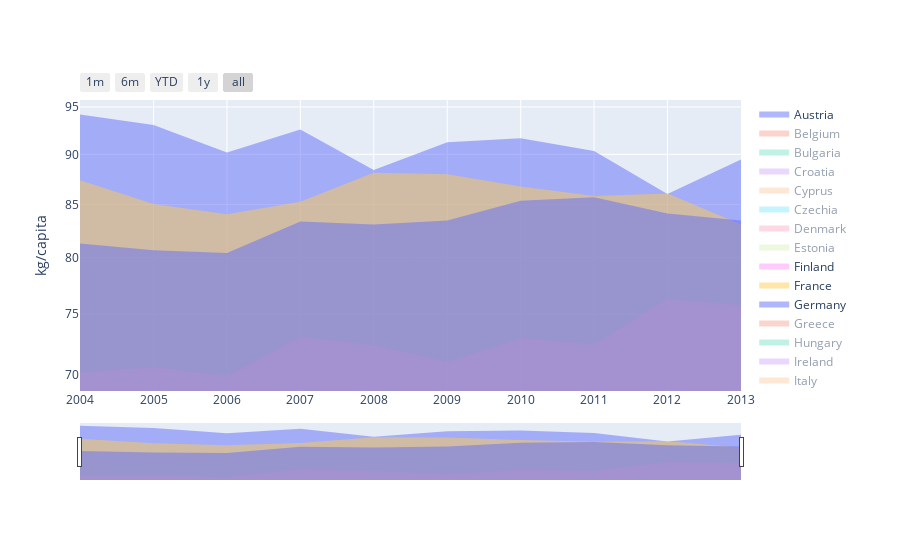

Notebook source saved alongside this figure:
### Code cell
fig = go.Figure()
country_to_disp = ['Austria', 'Finland','Germany', 'France']

for country in meat_consumption.Country.unique():
    if(country in country_to_disp):
        fig.add_trace(go.Scatter(
            x=meat_consumption[meat_consumption.Country == country]['Year'],
            y=meat_consumption[meat_consumption.Country == country]['value'],
            fill='tozeroy',
            mode='none',
            #color='Area',
            name=country,
          ))
        
    else:
        fig.add_trace(go.Scatter(
            x=meat_consumption[meat_consumption.Country == country]['Year'],
            y=meat_consumption[meat_consumption.Country == country]['value'],
            visible = "legendonly",
            #fill='tonexty',
            fill='tozeroy',
            mode='none',
            #color='Area',
            name=country,
              )
        )
    
# Overlay both histograms
#fig.update_layout(barmode='overlay')
# Reduce opacity to see both histograms
fig.update_traces(opacity=0.1)
fig.update_layout(yaxis_type="log")

# Add range slider
fig.update_layout(
    xaxis=go.layout.XAxis(
        rangeselector=dict(
            buttons=list([
                dict(count=1,
                     label="1m",
                     step="month",
                     stepmode="backward"),
                dict(count=6,
                     label="6m",
                     step="month",
                     stepmode="backward"),
                dict(count=1,
                     label="YTD",
                     step="year",
                     stepmode="todate"),
                dict(count=1,
                     label="1y",
                     step="year",
                     stepmode="backward"),
                dict(step="all")
            ])
        ),
        rangeslider=dict(
            visible=True
        ),
        type="date"
    ), 
    yaxis_title="kg/capita",
)

#change_config(fig).show()
fig.show()

#pio.write_html(change_config(fig), file='graphe2.html', auto_open=True)

### Figure 1 — Plotly figure (JSON) as saved in the notebook; plotly's stock layout.template omitted (floating-point values rounded to 4 significant figures)
{"data": [{"fill": "tozeroy", "mode": "none", "name": "Austria", "opacity": 0.1, "type": "scatter", "x": [2004, 2005, 2006, 2007, 2008, 2009, 2010, 2011, 2012, 2013], "y": [94.18, 93.07, 90.19, 92.58, 88.41, 91.26, 91.66, 90.34, 86.02, 89.47]}, {"fill": "tozeroy", "mode": "none", "name": "Belgium", "opacity": 0.1, "type": "scatter", "visible": "legendonly", "x": [2004, 2005, 2006, 2007, 2008, 2009, 2010, 2011, 2012, 2013], "y": [76.86, 79.98, 76.94, 80.85, 66.66, 64.17, 67.55, 65.4, 70.13, 67.8]}, {"fill": "tozeroy", "mode": "none", "name": "Bulgaria", "opacity": 0.1, "type": "scatter", "visible": "legendonly", "x": [2004, 2005, 2006, 2007, 2008, 2009, 2010, 2011, 2012, 2013], "y": [49.84, 49.87, 46.97, 45.92, 49.32, 53.88, 51.92, 55.57, 55.49, 52.41]}, {"fill": "tozeroy", "mode": "none", "name": "Croatia", "opacity": 0.1, "type": "scatter", "visible": "legendonly", "x": [2004, 2005, 2006, 2007, 2008, 2009, 2010, 2011, 2012, 2013], "y": [48.41, 49.02, 57.14, 61.9, 61.87, 66.45, 60.23, 59.82, 67.93, 65.43]}, {"fill": "tozeroy", "mode": "none", "name": "Cyprus", "opacity": 0.1, "type": "scatter", "visible": "legendonly", "x": [2004, 2005, 2006, 2007, 2008, 2009, 2010, 2011, 2012, 2013], "y": [78.75, 82.65, 78.83, 79.84, 77.57, 77, 76.22, 77.38, 77.97, 73.67]}, {"fill": "tozeroy", "mode": "none", "name": "Czechia", "opacity": 0.1, "type": "scatter", "visible": "legendonly", "x": [2004, 2005, 2006, 2007, 2008, 2009, 2010, 2011, 2012, 2013], "y": [83.05, 84.12, 81.15, 80.45, 79.25, 79.19, 78.65, 76.45, 71.08, 68.75]}, {"fill": "tozeroy", "mode": "none", "name": "Denmark", "opacity": 0.1, "type": "scatter", "visible": "legendonly", "x": [2004, 2005, 2006, 2007, 2008, 2009, 2010, 2011, 2012, 2013], "y": [71.37, 91.67, 78.22, 87.61, 77.47, 65.39, 75.05, 74.55, 75.41, 81]}, {"fill": "tozeroy", "mode": "none", "name": "Estonia", "opacity": 0.1, "type": "scatter", "visible": "legendonly", "x": [2004, 2005, 2006, 2007, 2008, 2009, 2010, 2011, 2012, 2013], "y": [59.33, 57.99, 65.41, 70.13, 67.64, 68.34, 72.69, 70.08, 60.82, 58.42]}, {"fill": "tozeroy", "mode": "none", "name": "Finland", "opacity": 0.1, "type": "scatter", "x": [2004, 2005, 2006, 2007, 2008, 2009, 2010, 2011, 2012, 2013], "y": [70.16, 70.62, 69.86, 73.08, 72.4, 71.05, 72.97, 72.45, 76.31, 75.76]}, {"fill": "tozeroy", "mode": "none", "name": "France", "opacity": 0.1, "type": "scatter", "x": [2004, 2005, 2006, 2007, 2008, 2009, 2010, 2011, 2012, 2013], "y": [87.39, 85.05, 84.06, 85.27, 88.12, 87.99, 86.77, 85.83, 86.06, 83.07]}, {"fill": "tozeroy", "mode": "none", "name": "Germany", "opacity": 0.1, "type": "scatter", "x": [2004, 2005, 2006, 2007, 2008, 2009, 2010, 2011, 2012, 2013], "y": [81.31, 80.68, 80.43, 83.36, 83.07, 83.47, 85.35, 85.7, 84.13, 83.45]}, {"fill": "tozeroy", "mode": "none", "name": "Greece", "opacity": 0.1, "type": "scatter", "visible": "legendonly", "x": [2004, 2005, 2006, 2007, 2008, 2009, 2010, 2011, 2012, 2013], "y": [76.27, 79.47, 80.3, 75.01, 76.08, 77.39, 77.53, 75.92, 72.17, 72.62]}, {"fill": "tozeroy", "mode": "none", "name": "Hungary", "opacity": 0.1, "type": "scatter", "visible": "legendonly", "x": [2004, 2005, 2006, 2007, 2008, 2009, 2010, 2011, 2012, 2013], "y": [89.4, 83.31, 83.52, 82.26, 79.76, 77.7, 69.59, 72.82, 70.76, 63.78]}, {"fill": "tozeroy", "mode": "none", "name": "Ireland", "opacity": 0.1, "type": "scatter", "visible": "legendonly", "x": [2004, 2005, 2006, 2007, 2008, 2009, 2010, 2011, 2012, 2013], "y": [100.4, 99.15, 97.02, 89.71, 87.86, 85.55, 80.81, 77.39, 82.6, 85.11]}, {"fill": "tozeroy", "mode": "none", "name": "Italy", "opacity": 0.1, "type": "scatter", "visible": "legendonly", "x": [2004, 2005, 2006, 2007, 2008, 2009, 2010, 2011, 2012, 2013], "y": [80.32, 79.16, 79.54, 82.2, 80.25, 81.96, 83.79, 80.95, 80.63, 78.41]}, {"fill": "tozeroy", "mode": "none", "name": "Latvia", "opacity": 0.1, "type": "scatter", "visible": "legendonly", "x": [2004, 2005, 2006, 2007, 2008, 2009, 2010, 2011, 2012, 2013], "y": [55.25, 59.63, 60.48, 64.56, 68.26, 65.24, 64.65, 68.4, 63.73, 60.94]}, {"fill": "tozeroy", "mode": "none", "name": "Lithuania", "opacity": 0.1, "type": "scatter", "visible": "legendonly", "x": [2004, 2005, 2006, 2007, 2008, 2009, 2010, 2011, 2012, 2013], "y": [70.68, 75.6, 79.37, 84.16, 84.43, 76.71, 73.41, 72.27, 73.65, 77.24]}, {"fill": "tozeroy", "mode": "none", "name": "Luxembourg", "opacity": 0.1, "type": "scatter", "visible": "legendonly", "x": [2004, 2005, 2006, 2007, 2008, 2009, 2010, 2011, 2012, 2013], "y": [100.9, 100.7, 98.31, 97.11, 101.6, 94.96, 96.74, 96.9, 94.95, 96.5]}, {"fill": "tozeroy", "mode": "none", "name": "Malta", "opacity": 0.1, "type": "scatter", "visible": "legendonly", "x": [2004, 2005, 2006, 2007, 2008, 2009, 2010, 2011, 2012, 2013], "y": [79.34, 77.21, 78.12, 86, 80.02, 79.06, 77.91, 78.78, 77.25, 81.05]}, {"fill": "tozeroy", "mode": "none", "name": "Netherlands", "opacity": 0.1, "type": "scatter", "visible": "legendonly", "x": [2004, 2005, 2006, 2007, 2008, 2009, 2010, 2011, 2012, 2013], "y": [77.55, 75.78, 72.61, 69.38, 81.1, 77.37, 69.89, 62.3, 79.96, 78.87]}, {"fill": "tozeroy", "mode": "none", "name": "Poland", "opacity": 0.1, "type": "scatter", "visible": "legendonly", "x": [2004, 2005, 2006, 2007, 2008, 2009, 2010, 2011, 2012, 2013], "y": [72.99, 72.75, 75.86, 75.3, 73.5, 74.37, 74.55, 76.16, 75.23, 75.94]}, {"fill": "tozeroy", "mode": "none", "name": "Portugal", "opacity": 0.1, "type": "scatter", "visible": "legendonly", "x": [2004, 2005, 2006, 2007, 2008, 2009, 2010, 2011, 2012, 2013], "y": [83.08, 83.86, 86.29, 92.9, 91.73, 92.47, 92.06, 88.9, 86.7, 86.88]}, {"fill": "tozeroy", "mode": "none", "name": "Romania", "opacity": 0.1, "type": "scatter", "visible": "legendonly", "x": [2004, 2005, 2006, 2007, 2008, 2009, 2010, 2011, 2012, 2013], "y": [52.6, 61.89, 61.07, 60.31, 60.57, 64.81, 56.96, 52.95, 53.03, 48.88]}, {"fill": "tozeroy", "mode": "none", "name": "Slovakia", "opacity": 0.1, "type": "scatter", "visible": "legendonly", "x": [2004, 2005, 2006, 2007, 2008, 2009, 2010, 2011, 2012, 2013], "y": [61.11, 64.74, 60.8, 58.37, 59.47, 58.8, 56.81, 58.21, 47.65, 52.26]}, {"fill": "tozeroy", "mode": "none", "name": "Slovenia", "opacity": 0.1, "type": "scatter", "visible": "legendonly", "x": [2004, 2005, 2006, 2007, 2008, 2009, 2010, 2011, 2012, 2013], "y": [88.94, 91.08, 86.57, 83.68, 87.81, 87.02, 85.31, 81.15, 77.82, 70.87]}, {"fill": "tozeroy", "mode": "none", "name": "Spain", "opacity": 0.1, "type": "scatter", "visible": "legendonly", "x": [2004, 2005, 2006, 2007, 2008, 2009, 2010, 2011, 2012, 2013], "y": [106.1, 105.8, 105.0, 108.3, 100.0, 95.17, 93.58, 93.71, 93.54, 91.86]}, {"fill": "tozeroy", "mode": "none", "name": "Sweden", "opacity": 0.1, "type": "scatter", "visible": "legendonly", "x": [2004, 2005, 2006, 2007, 2008, 2009, 2010, 2011, 2012, 2013], "y": [74.9, 75.35, 75.17, 76.58, 77.33, 76.31, 78.43, 79.19, 77.06, 79.63]}, {"fill": "tozeroy", "mode": "none", "name": "United Kingdom", "opacity": 0.1, "type": "scatter", "visible": "legendonly", "x": [2004, 2005, 2006, 2007, 2008, 2009, 2010, 2011, 2012, 2013], "y": [84.56, 83.16, 85.3, 84.46, 80.92, 79.99, 80.24, 80.94, 81.14, 79.95]}], "layout": {"autosize": true, "xaxis": {"autorange": true, "range": ["2004-01-01", "2013-01-01"], "rangeselector": {"buttons": [{"count": 1, "label": "1m", "step": "month", "stepmode": "backward"}, {"count": 6, "label": "6m", "step": "month", "stepmode": "backward"}, {"count": 1, "label": "YTD", "step": "year", "stepmode": "todate"}, {"count": 1, "label": "1y", "step": "year", "stepmode": "backward"}, {"step": "all"}]}, "rangeslider": {"autorange": true, "range": ["2004-01-01", "2013-01-01"], "visible": true, "yaxis": {"_template": null, "rangemode": "match"}}, "type": "date"}, "yaxis": {"autorange": true, "range": [1.837, 1.981], "title": {"text": "kg/capita"}, "type": "log"}}}
